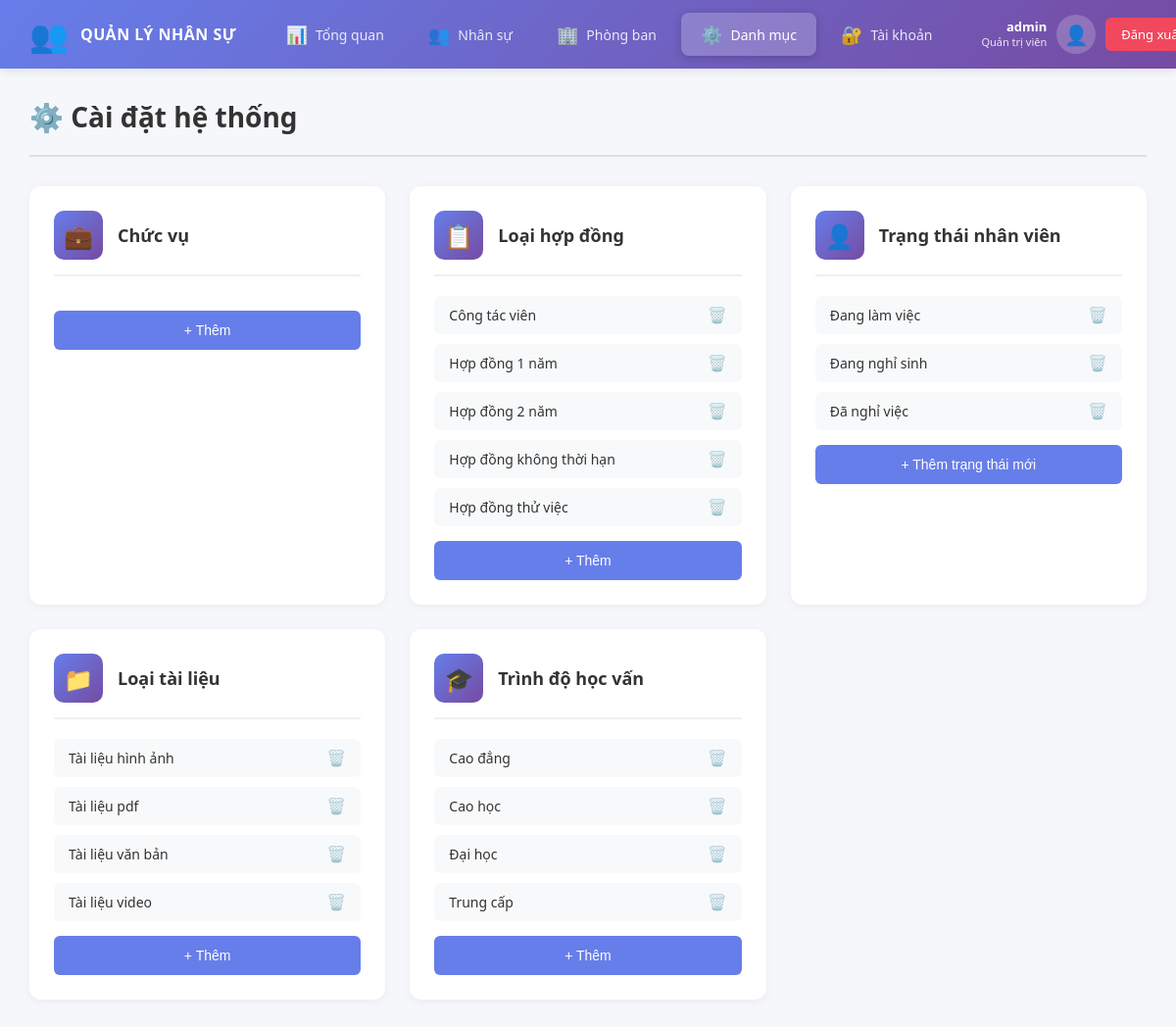
/danh_muc.php (signed in), run on an earlier commit of the app's database.
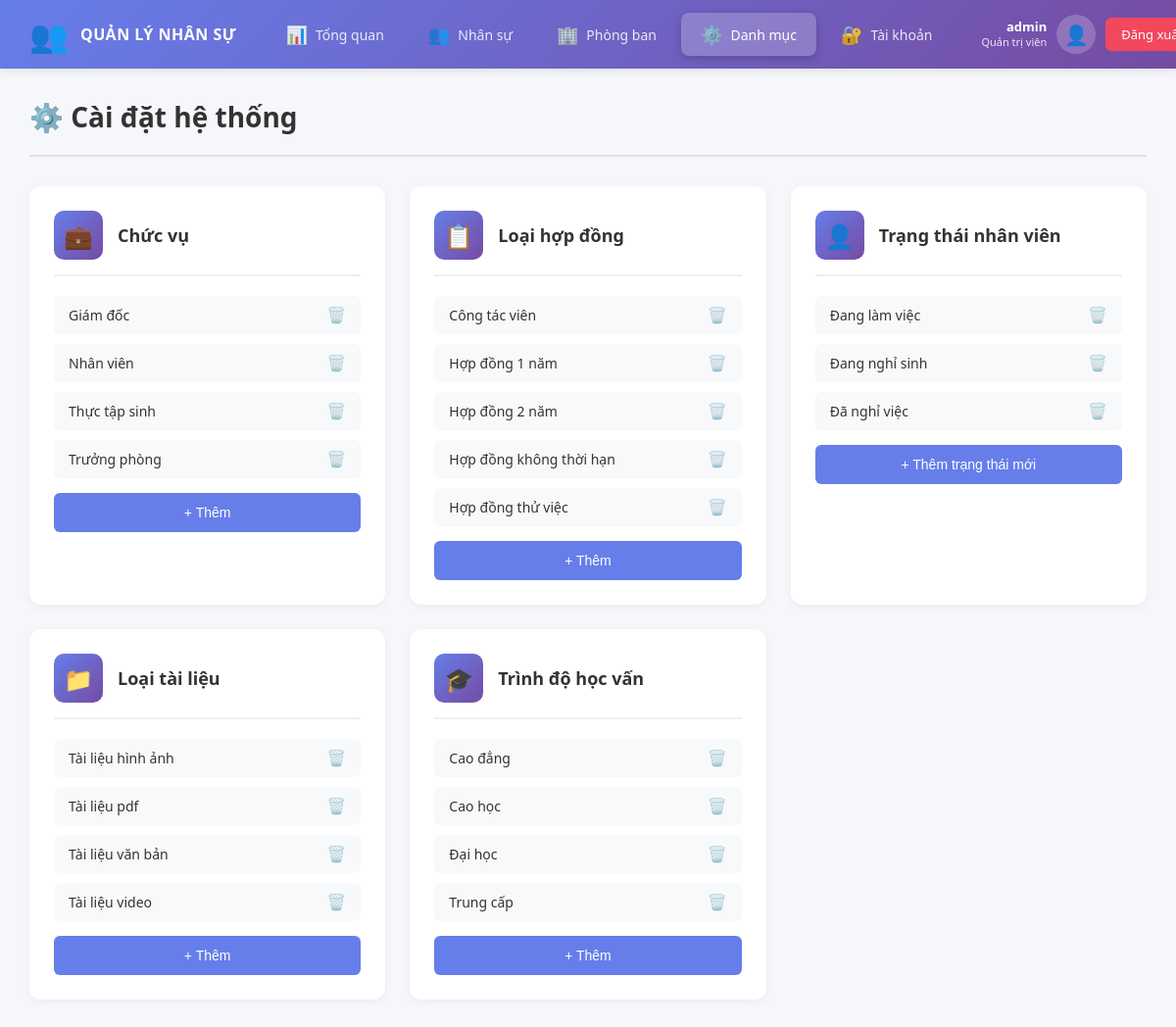
And on a later commit of the database.
### tables this page shows
CREATE TABLE loai_hop_dong (
    id INT AUTO_INCREMENT PRIMARY KEY,
    ten_loai VARCHAR(100) NOT NULL,
    created_at TIMESTAMP DEFAULT CURRENT_TIMESTAMP
);

CREATE TABLE trang_thai_nhan_vien (
    id INT AUTO_INCREMENT PRIMARY KEY,
    ten_trang_thai VARCHAR(50) NOT NULL,
    created_at TIMESTAMP DEFAULT CURRENT_TIMESTAMP
);

CREATE TABLE loai_tai_lieu (
    id INT AUTO_INCREMENT PRIMARY KEY,
    ten_loai VARCHAR(100) NOT NULL,
    created_at TIMESTAMP DEFAULT CURRENT_TIMESTAMP
);

CREATE TABLE trinh_do_hoc_van (
    id INT AUTO_INCREMENT PRIMARY KEY,
    ten_trinh_do VARCHAR(100) NOT NULL,
    created_at TIMESTAMP DEFAULT CURRENT_TIMESTAMP
);

CREATE TABLE chuc_vu (
    id INT AUTO_INCREMENT PRIMARY KEY,
    ten_chuc_vu VARCHAR(100) NOT NULL,
    created_at TIMESTAMP DEFAULT CURRENT_TIMESTAMP
);

### src/danh_muc.php (the view, shortened to what this page needs)
<?php
require_once 'config.php';
try {
    $chuc_vu_list = $pdo->query("SELECT * FROM chuc_vu ORDER BY ten_chuc_vu")->fetchAll();
    $loai_hop_dong_list = $pdo->query("SELECT * FROM loai_hop_dong ORDER BY ten_loai")->fetchAll();
    $trinh_do_list = $pdo->query("SELECT * FROM trinh_do_hoc_van ORDER BY ten_trinh_do")->fetchAll();
    $trang_thai_list = $pdo->query("SELECT * FROM trang_thai_nhan_vien ORDER BY id")->fetchAll();
    $loai_tai_lieu_list = $pdo->query("SELECT * FROM loai_tai_lieu ORDER BY ten_loai")->fetchAll();
} catch (PDOException $e) {
    die("Lỗi: " . $e->getMessage());
}
?>
<!DOCTYPE html>
<html lang="vi">
<head>
    <link rel="stylesheet" href="../assets/style.css">
</head>
<body>
    <?php include 'sidebar.php'; ?>
    <div class="main-content">
        <div class="header">
            <h1>⚙️ Cài đặt hệ thống</h1>
        </div>
        <div class="settings-grid">
            <div class="setting-card">
                <div class="setting-header">
                    <div class="setting-icon">💼</div>
                    <h3>Chức vụ</h3>
                </div>
                <div class="setting-list">
                    <?php foreach ($chuc_vu_list as $cv): ?>
                    <div class="setting-item">
                        <span><?php echo $cv['ten_chuc_vu']; ?></span>
                        <button onclick="deleteItem('chuc_vu', <?php echo $cv['id']; ?>)"
                            class="btn-delete-small">🗑️</button>
                    </div>
                    <?php endforeach; ?>
                </div>
                <button onclick="showAddModal('chuc_vu', 'Chức vụ')" class="btn-add-item">+ Thêm</button>
            </div>
            <div class="setting-card">
                <div class="setting-header">
                    <div class="setting-icon">📋</div>
                    <h3>Loại hợp đồng</h3>
                </div>
                <div class="setting-list">
                    <?php foreach ($loai_hop_dong_list as $hd): ?>
                    <div class="setting-item">
                        <span><?php echo $hd['ten_loai']; ?></span>
                        <button onclick="deleteItem('loai_hop_dong', <?php echo $hd['id']; ?>)"
                            class="btn-delete-small">🗑️</button>
                    </div>
                    <?php endforeach; ?>
                </div>
                <button onclick="showAddModal('loai_hop_dong', 'Loại hợp đồng')" class="btn-add-item">+ Thêm</button>
            </div>
            <div class="setting-card">
                <div class="setting-header">
                    <div class="setting-icon">👤</div>
                    <h3>Trạng thái nhân viên</h3>
                </div>
                <div class="setting-list">
                    <?php foreach ($trang_thai_list as $tt): ?>
                    <div class="setting-item">
                        <span><?php echo $tt['ten_trang_thai']; ?></span>
                        <button onclick="deleteItem('trang_thai_nhan_vien', <?php echo $tt['id']; ?>)"
                            class="btn-delete-small">🗑️</button>
                    </div>
                    <?php endforeach; ?>
                </div>
                <button onclick="showAddModal('trang_thai_nhan_vien', 'Trạng thái')" class="btn-add-item">+ Thêm trạng
                    thái mới</button>
            </div>
            <div class="setting-card">
                <div class="setting-header">
                    <div class="setting-icon">📁</div>
                    <h3>Loại tài liệu</h3>
                </div>
                <div class="setting-list">
                    <?php foreach ($loai_tai_lieu_list as $tl): ?>
                    <div class="setting-item">
                        <span><?php echo $tl['ten_loai']; ?></span>
                        <button onclick="deleteItem('loai_tai_lieu', <?php echo $tl['id']; ?>)"
                            class="btn-delete-small">🗑️</button>
                    </div>
                    <?php endforeach; ?>
                </div>
                <button onclick="showAddModal('loai_tai_lieu', 'Loại tài liệu')" class="btn-add-item">+ Thêm</button>
            </div>
            <div class="setting-card">
                <div class="setting-header">
                    <div class="setting-icon">🎓</div>
                    <h3>Trình độ học vấn</h3>
                </div>
                <div class="setting-list">
                    <?php foreach ($trinh_do_list as $td): ?>
                    <div class="setting-item">
                        <span><?php echo $td['ten_trinh_do']; ?></span>
                        <button onclick="deleteItem('trinh_do_hoc_van', <?php echo $td['id']; ?>)"
                            class="btn-delete-small">🗑️</button>
                    </div>
                    <?php endforeach; ?>
                </div>
                <button onclick="showAddModal('trinh_do_hoc_van', 'Trình độ')" class="btn-add-item">+ Thêm</button>
            </div>
        </div>
    </div>
</body>
</html>

### src/sidebar.php (shortened to what this page needs)
<?php
    $base = "/quanlynhansu_web/src/";
    $current = $_SERVER['PHP_SELF'];
?>
<div class="top-navbar">
    <div class="navbar-container">
        <div class="navbar-brand">
            <div class="logo-icon">👥</div>
            <h2>QUẢN LÝ NHÂN SỰ</h2>
        </div>
        <nav class="navbar-menu">
            <a href="<?php echo $base; ?>index.php"
                class="nav-item <?php echo (basename($current) == 'index.php') ? 'active' : ''; ?>">
                <span class="nav-icon">📊</span>
                <span>Tổng quan</span>
            </a>
            <a href="<?php echo $base; ?>nhan_su/nhan_su.php"
                class="nav-item <?php echo (strpos($current, 'nhan_su') !== false) ? 'active' : ''; ?>">
                <span class="nav-icon">👥</span>
                <span>Nhân sự</span>
            </a>
            <a href="<?php echo $base; ?>phong_ban.php"
                class="nav-item <?php echo (strpos($current, 'phong_ban') !== false) ? 'active' : ''; ?>">
                <span class="nav-icon">🏢</span>
                <span>Phòng ban</span>
            </a>
            <a href="<?php echo $base; ?>danh_muc.php"
                class="nav-item <?php echo (basename($current) == 'danh_muc.php') ? 'active' : ''; ?>">
                <span class="nav-icon">⚙️</span>
                <span>Danh mục</span>
            </a>
            <?php if (isset($_SESSION['role']) && $_SESSION['role'] == 'admin'): ?>
            <a href="<?php echo $base; ?>quan_ly_tai_khoan.php"
                class="nav-item <?php echo (basename($current) == 'quan_ly_tai_khoan.php') ? 'active' : ''; ?>">
                <span class="nav-icon">🔐</span>
                <span>Tài khoản</span>
            </a>
            <?php endif; ?>
        </nav>
        <div class="navbar-user">
            <div class="user-info">
                <div class="user-name"><?php echo $_SESSION['username']; ?></div>
                <div class="user-role"><?php echo $_SESSION['role'] == 'admin' ? 'Quản trị viên' : 'Nhân viên'; ?></div>
            </div>
            <a href="<?php echo $base; ?>thong_tin_ca_nhan.php" class="user-avatar" title="Thông tin cá nhân">👤</a>
            <a href="<?php echo $base; ?>logout.php" class="btn-logout-nav">Đăng xuất</a>
        </div>
    </div>
</div>

### assets/style.css (style rules this page uses)
* { margin: 0; padding: 0; box-sizing: border-box; }
body { font-family: 'Segoe UI', Tahoma, Geneva, Verdana, sans-serif; background: #f5f7fa; color: #333; overflow-x: hidden; }
.main-content { margin-left: 0; margin-top: 70px; padding: 30px; min-height: calc(100vh - 70px); }
.header { display: flex; justify-content: space-between; align-items: center; margin-bottom: 30px; padding-bottom: 20px; border-bottom: 2px solid #e0e0e0; }
.header h1 { font-size: 28px; color: #333; }

### src/sidebar.php (style rules this page uses)
.top-navbar { position: fixed; top: 0; left: 0; right: 0; height: 70px; background: linear-gradient(135deg, #667eea 0%, #764ba2 100%); box-shadow: 0 2px 10px rgba(0, 0, 0, 0.1); z-index: 1000; }
.navbar-container { display: flex; align-items: center; gap: 30px; height: 100%; padding: 0 30px; max-width: 100%; }
.navbar-brand { display: flex; align-items: center; gap: 12px; color: white; flex-shrink: 0; }
.navbar-brand .logo-icon { font-size: 32px; }
.navbar-brand h2 { font-size: 16px; font-weight: 600; letter-spacing: 0.5px; }
.navbar-menu { display: flex; gap: 5px; flex: 1; }
.navbar-menu .nav-item { display: flex; align-items: center; gap: 8px; padding: 10px 20px; color: rgba(255, 255, 255, 0.85); text-decoration: none; border-radius: 8px; transition: all 0.3s; font-size: 14px; font-weight: 500; white-space: nowrap; }
.navbar-menu .nav-item.active { background: rgba(255, 255, 255, 0.2); color: white; box-shadow: 0 2px 8px rgba(0, 0, 0, 0.2); }
.navbar-menu .nav-icon { font-size: 18px; }
.navbar-user { display: flex; align-items: center; gap: 10px; color: white; flex-shrink: 0; height: 70px; padding: 0; }
.navbar-user .user-info { display: flex; flex-direction: column; text-align: right; justify-content: center; max-width: 100px; flex-shrink: 0; line-height: 1; }
.navbar-user .user-name { font-weight: 600; font-size: 13px; white-space: nowrap; overflow: hidden; text-overflow: ellipsis; line-height: 1.3; }
.navbar-user .user-role { font-size: 11px; opacity: 0.85; white-space: nowrap; overflow: hidden; text-overflow: ellipsis; line-height: 1.3; }
.navbar-user .user-avatar { width: 40px; height: 40px; background: rgba(255, 255, 255, 0.2); border-radius: 50%; display: flex; align-items: center; justify-content: center; font-size: 20px; text-decoration: none; color: white; flex-shrink: 0; }
.btn-logout-nav { padding: 8px 16px; background: rgba(255, 71, 87, 0.9); color: white; text-decoration: none; border-radius: 6px; font-size: 13px; font-weight: 500; transition: all 0.3s; white-space: nowrap; }
.main-content { margin-left: 0 !important; margin-top: 70px; padding: 30px; min-height: calc(100vh - 70px); }

### src/danh_muc.php (style rules this page uses)
.settings-grid { display: grid; grid-template-columns: repeat(auto-fill, minmax(350px, 1fr)); gap: 25px; }
.setting-card { background: white; border-radius: 12px; padding: 25px; box-shadow: 0 2px 10px rgba(0, 0, 0, 0.05); }
.setting-header { display: flex; align-items: center; gap: 15px; margin-bottom: 20px; padding-bottom: 15px; border-bottom: 2px solid #f0f0f0; }
.setting-icon { width: 50px; height: 50px; background: linear-gradient(135deg, #667eea 0%, #764ba2 100%); border-radius: 10px; display: flex; align-items: center; justify-content: center; font-size: 24px; }
.setting-header h3 { font-size: 18px; color: #333; }
.setting-list { display: flex; flex-direction: column; gap: 10px; margin-bottom: 15px; max-height: 300px; overflow-y: auto; }
.setting-item { display: flex; justify-content: space-between; align-items: center; padding: 10px 15px; background: #f8f9fa; border-radius: 6px; font-size: 14px; }
.btn-delete-small { background: none; border: none; cursor: pointer; font-size: 16px; opacity: 0.6; transition: all 0.3s; }
.btn-add-item { width: 100%; padding: 12px; background: #667eea; color: white; border: none; border-radius: 6px; cursor: pointer; font-size: 14px; font-weight: 500; transition: all 0.3s; }

What changed in the data, as far as the page shows it:
added chuc_vu: ten_chuc_vu "Giám đốc"
added chuc_vu: ten_chuc_vu "Nhân viên"
added chuc_vu: ten_chuc_vu "Thực tập sinh"
added chuc_vu: ten_chuc_vu "Trưởng phòng"
